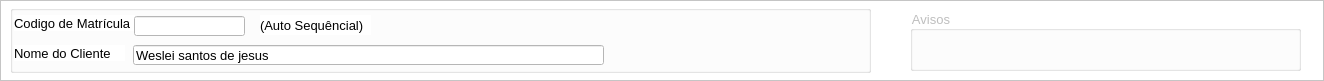
         <widget class="QFrame" name="frame_45">
          <property name="geometry">
           <rect>
            <x>10</x>
            <y>20</y>
            <width>1324</width>
            <height>81</height>
           </rect>
          </property>
          <property name="styleSheet">
           <string notr="true">background-color: rgb(255, 255, 255);</string>
          </property>
          <property name="frameShape">
           <enum>QFrame::StyledPanel</enum>
          </property>
          <property name="frameShadow">
           <enum>QFrame::Raised</enum>
          </property>
          <widget class="QGroupBox" name="groupBox_23">
           <property name="enabled">
            <bool>false</bool>
           </property>
           <property name="geometry">
            <rect>
             <x>910</x>
             <y>10</y>
             <width>391</width>
             <height>61</height>
            </rect>
           </property>
           <property name="font">
            <font>
             <pointsize>10</pointsize>
            </font>
           </property>
           <property name="title">
            <string>Avisos</string>
           </property>
          </widget>
          <widget class="QGroupBox" name="groupBox_52">
           <property name="geometry">
            <rect>
             <x>10</x>
             <y>5</y>
             <width>861</width>
             <height>68</height>
            </rect>
           </property>
           <property name="title">
            <string/>
           </property>
           <widget class="QLabel" name="label_10">
            <property name="geometry">
             <rect>
              <x>4</x>
              <y>10</y>
              <width>121</width>
              <height>16</height>
             </rect>
            </property>
            <property name="font">
             <font>
              <family>Arial</family>
              <pointsize>10</pointsize>
             </font>
            </property>
            <property name="text">
             <string>Codigo de Matrícula</string>
            </property>
           </widget>
           <widget class="QLabel" name="label_27">
            <property name="geometry">
             <rect>
              <x>4</x>
              <y>40</y>
              <width>111</width>
              <height>16</height>
             </rect>
            </property>
            <property name="font">
             <font>
              <family>Arial</family>
              <pointsize>10</pointsize>
             </font>
            </property>
            <property name="text">
             <string>Nome do Cliente</string>
            </property>
           </widget>
           <widget class="QLineEdit" name="codMatricula_4">
            <property name="enabled">
             <bool>false</bool>
            </property>
            <property name="geometry">
             <rect>
              <x>124</x>
              <y>11</y>
              <width>111</width>
              <height>20</height>
             </rect>
            </property>
            <property name="toolTip">
             <string>Auto Sequêncial</string>
            </property>
            <property name="styleSheet">
             <string notr="true">background-color: rgb(255, 255, 255);</string>
            </property>
           </widget>
           <widget class="QLineEdit" name="nomeCliente_4">
            <property name="geometry">
             <rect>
              <x>123</x>
              <y>40</y>
              <width>471</width>
              <height>20</height>
             </rect>
            </property>
            <property name="font">
             <font>
              <family>Arial</family>
              <pointsize>10</pointsize>
             </font>
            </property>
            <property name="styleSheet">
             <string notr="true">background-color: rgb(255, 255, 255);</string>
            </property>
            <property name="text">
             <string>Weslei santos de jesus</string>
            </property>
           </widget>
           <widget class="QLabel" name="label_172">
            <property name="geometry">
             <rect>
              <x>250</x>
              <y>10</y>
              <width>111</width>
              <height>20</height>
             </rect>
            </property>
            <property name="font">
             <font>
              <family>Arial</family>
              <pointsize>10</pointsize>
             </font>
            </property>
            <property name="styleSheet">
             <string notr="true">color: rgb(0, 0, 0);</string>
            </property>
            <property name="text">
             <string>(Auto Sequêncial)</string>
            </property>
           </widget>
          </widget>
         </widget>
